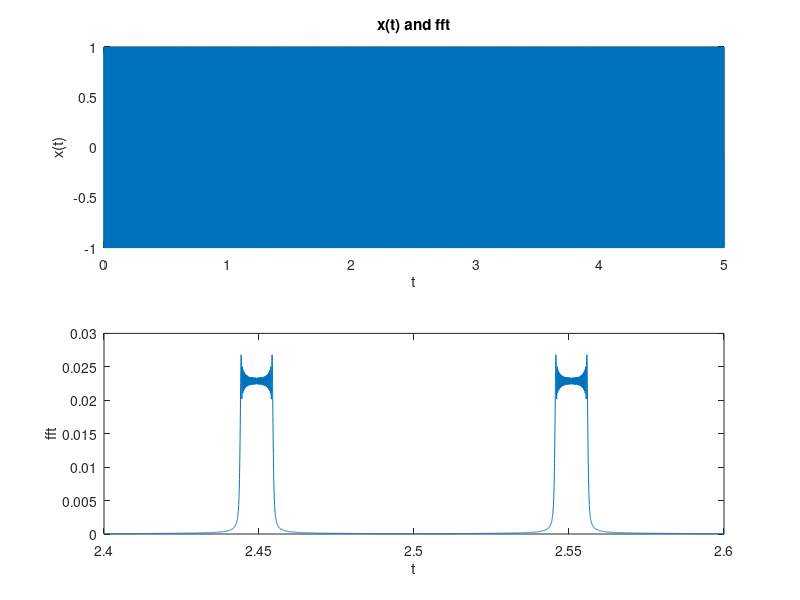

Recreate this plot in MATLAB.
clc, clear all, clf;
fs = 44100; % Sampling rate (44100 is CD quality)
Ts = 1/fs; % Step-size (resolution) of simulation 
t = 0:Ts:5;
N = length(t); %length of time array
F = fs/N; %Frequency step-size

f1=400;
f2=1000;

u = (f2-f1)/(2*5);
s3 =u.*t.*t;
f0 = [f1 f2];
x = cos(2*pi*f1*t+s3);
subplot(2,1,1),plot(t,x);
%axis([0 0.02 -1.6 1.6]);
title('x(t) and fft')
xlabel('t');
ylabel('x(t)');
soundsc(x,fs)

x=fftshift(fft(x))/N;
f=(-fs/2):F:(fs/2)-F;
subplot(2,1,2),plot(t,abs(x));
axis([2.4 2.6 0 0.03]);
xlabel('t');
ylabel('fft');